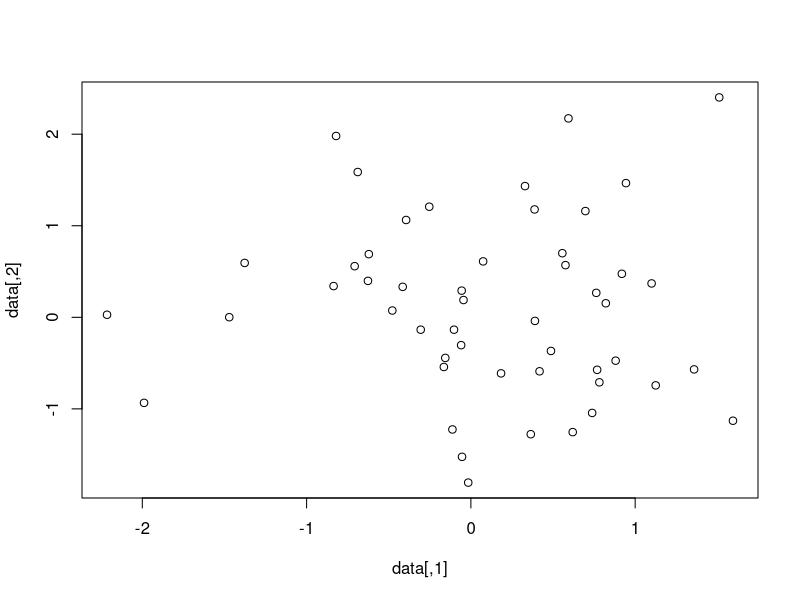
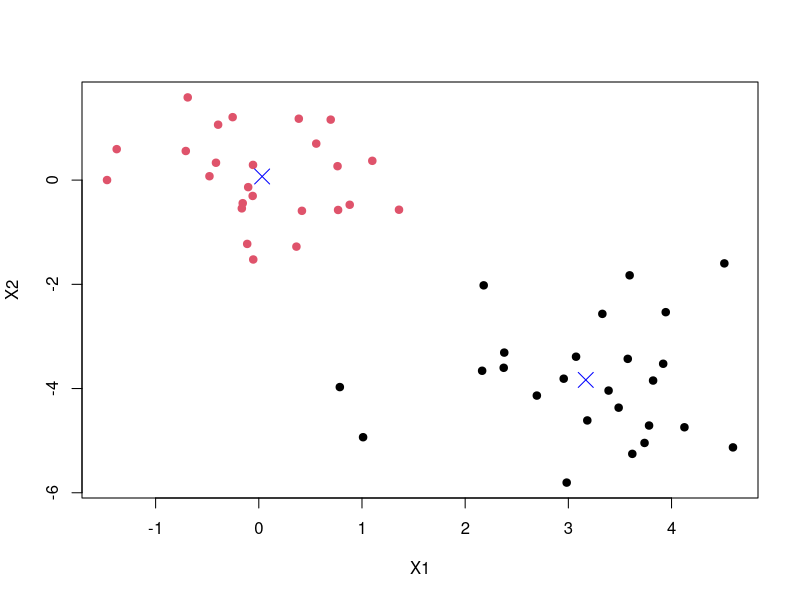
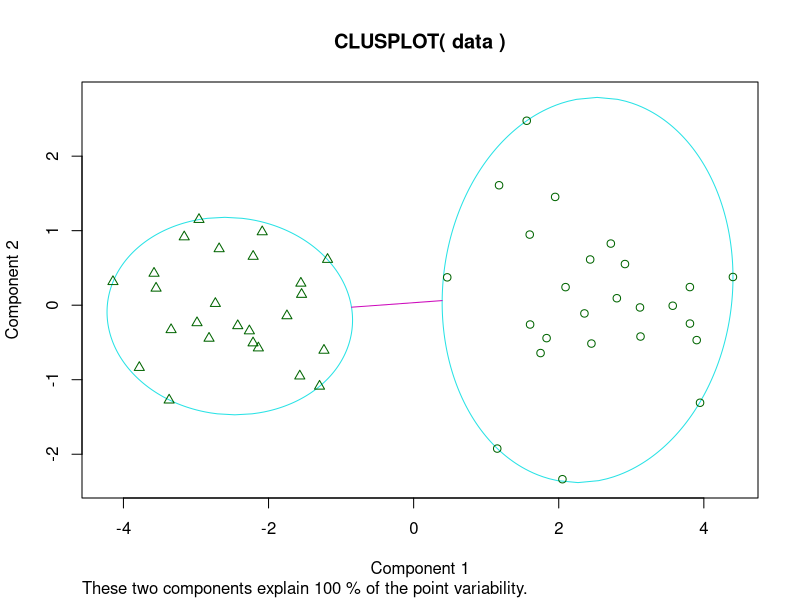
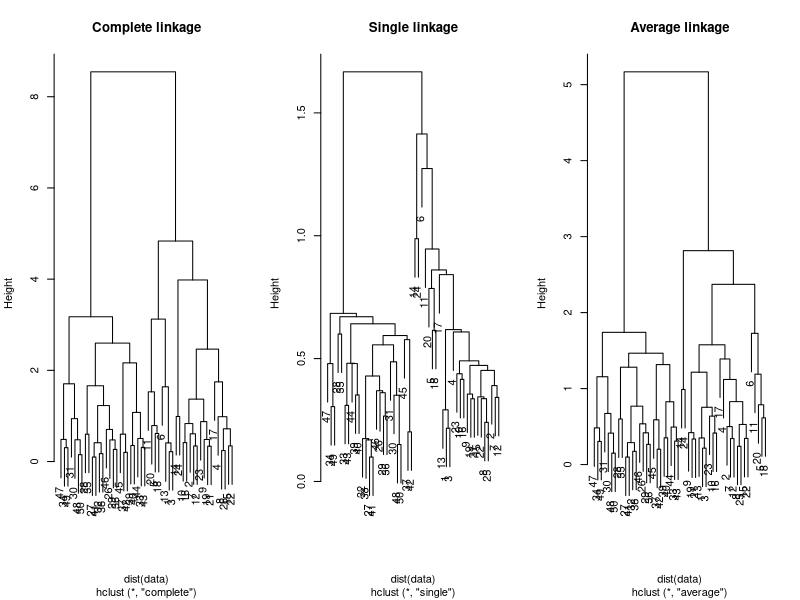
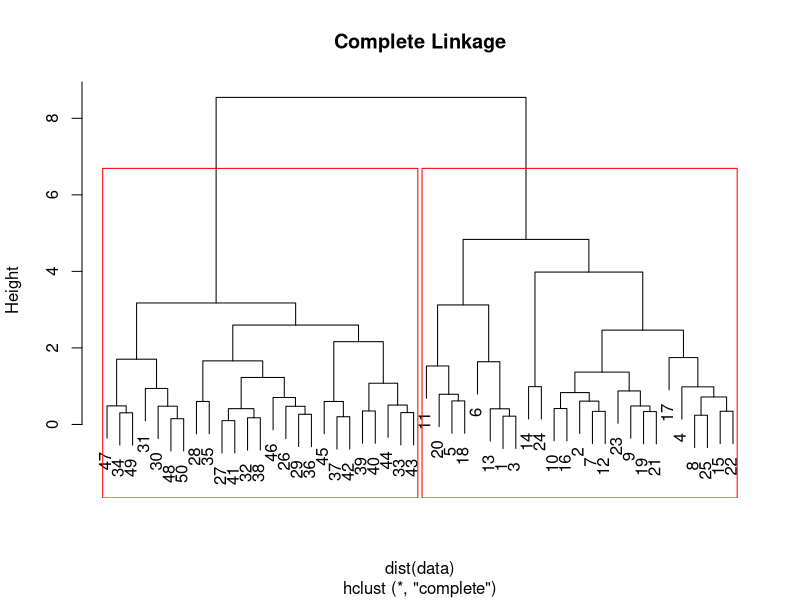

Recreate these plots in R, in order.
## k-means clustering

set.seed(1)

data=matrix(rnorm(100),ncol=2)

plot(data)

## create some clusters in the dataset

data[1:25,1]=data[1:25,1]+3
data[1:25,2]=data[1:25,2]-4

set.seed(1)
km_output=kmeans(data,2)
names(km_output)

km_output$cluster

## plot the clusters
plot(data,col=km_output$cluster,xlab="X1",ylab="X2",cex=1.5,pch=20)
km_output$centers

points(km_output$centers,col="blue",pch=4,cex=2)
## another way of plotting kmeans

library(cluster)
clusplot(data,km_output$cluster)

# Hierarchical Clustering

hc.complete=hclust(dist(data),method="complete")

hc.single=hclust(dist(data),method="single")

hc.average=hclust(dist(data),method="average")

# plot()

par(mfrow=c(1,3))
plot(hc.complete,main="Complete linkage")
plot(hc.single,main="Single linkage")
plot(hc.average,main="Average linkage")

names(hc.complete)
hc.complete$order

# look at different clusters
par(mfrow=c(1,1))
plot(hc.complete,main="Complete Linkage")

groups=cutree(hc.complete,k=2)
groups

rect.hclust(hc.complete,k=2,border="red")